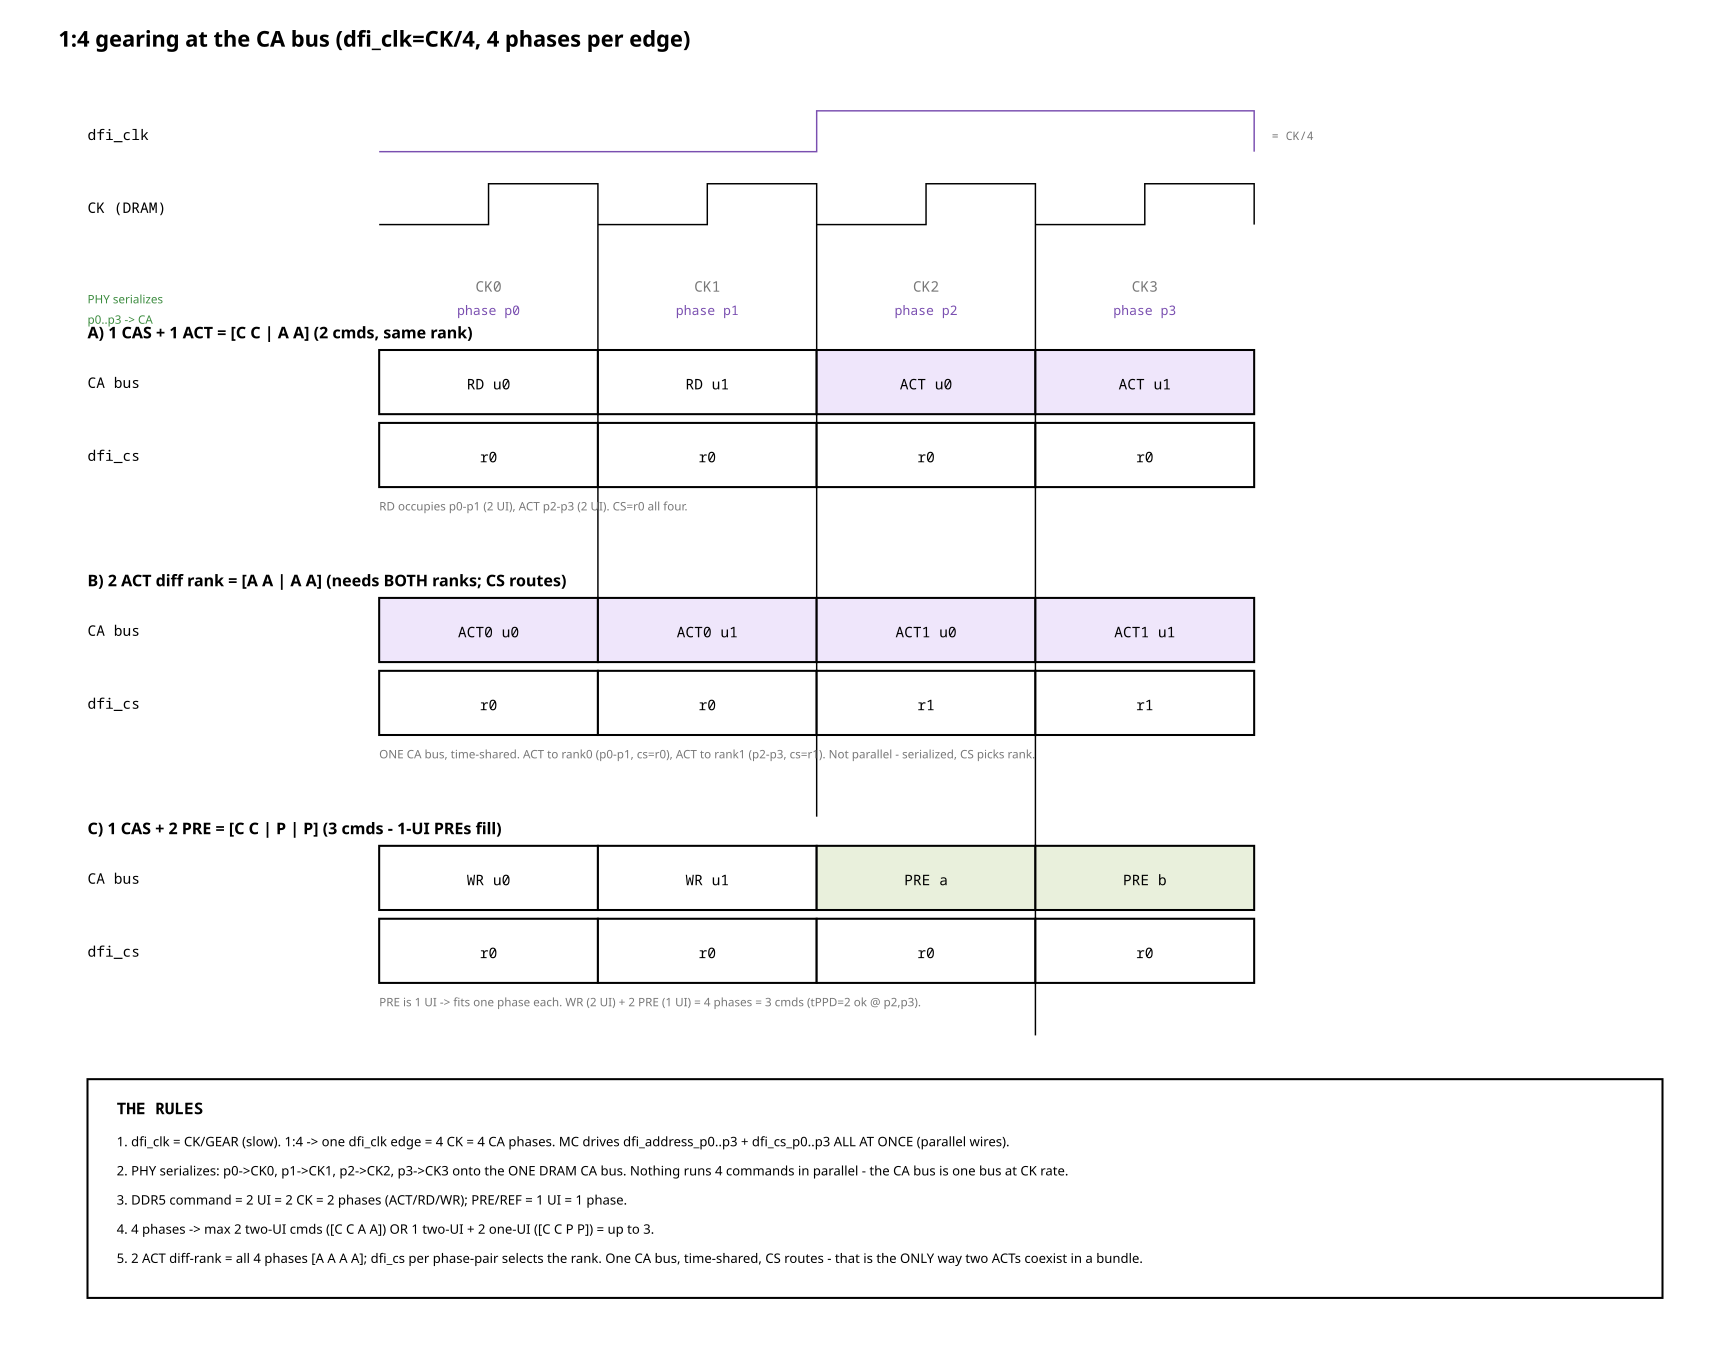

Here is the Python script that generated this plot:
from rtlfig import (Fig, MUTED, FILL_NEW, FILL_LOGIC, FILL_CELL, FILL_ACTIVE,
                    FAINT, INK, PAPER, W_CELL)

# fig_69 — 1:4 gearing at the CA bus. dfi_clk=CK/4; 1 edge = 4 CK; MC drives 4 phase
# buses at once; PHY serializes p0..p3 onto ONE CA bus at CK. 2-UI cmd = 2 phases.

CMD = "#7a4fb0"; DATA = "#2a8f86"; GREEN = "#3d8c40"
BW = 150
X0 = 260
f = Fig(1180, 940)

FILLS = {"C": FILL_ACTIVE, "A": FILL_NEW, "P": FILL_CELL, "-": PAPER}


def clocks(y):
    # dfi_clk : one period over 4 beats
    f.text(60, y + 6, "dfi_clk", size=10, mono=True)
    f.path(f"M{X0} {y+14} H{X0+2*BW} V{y-14} H{X0+4*BW} V{y+14}", stroke=CMD)
    f.text(X0+4*BW+12, y+6, "= CK/4", size=8, mono=True, fill=MUTED)
    # CK : 4 periods
    yy = y+50
    f.text(60, yy+6, "CK (DRAM)", size=10, mono=True)
    d = "M"
    x = X0
    for i in range(4):
        d += f"{x} {yy+14} H{x+BW/2} V{yy-14} H{x+BW} V{yy+14} "
        x += BW
    f.path(d, stroke=INK)


def slot_row(y, label, cells, fill=True, sub=None):
    f.text(60, y + 26, label, size=10, mono=True)
    for i, c in enumerate(cells):
        x = X0 + i * BW
        fc = FILLS.get(c[0], PAPER) if fill else PAPER
        f.rect(x, y, BW, 44, fill=fc, width=W_CELL)
        f.text(x + BW/2, y + 27, c, size=10, mono=True, anchor="middle")


f.text(40, 32, "1:4 gearing at the CA bus  (dfi_clk=CK/4, 4 phases per edge)", size=15,
       mono=False, bold=True)

# clocks
clocks(90)

# phase / CK column headers
hy = 200
for i in range(4):
    x = X0 + i * BW
    f.text(x + BW/2, hy, f"CK{i}", size=10, mono=True, anchor="middle", fill=MUTED)
    f.text(x + BW/2, hy+16, f"phase p{i}", size=9, mono=True, anchor="middle", fill=CMD)

f.text(60, hy+8, "PHY serializes", size=8, mono=False, fill=GREEN)
f.text(60, hy+22, "p0..p3 -> CA", size=8, mono=False, fill=GREEN)

# ---- Example A: CAS + ACT (same rank) ----
ay = 240
f.text(60, ay-8, "A)  1 CAS + 1 ACT  =  [C C | A A]  (2 cmds, same rank)", size=11,
       mono=False, bold=True)
slot_row(ay, "CA bus", ["RD u0", "RD u1", "ACT u0", "ACT u1"])
slot_row(ay+50, "dfi_cs", ["r0", "r0", "r0", "r0"], fill=False)
f.text(X0, ay+110, "RD occupies p0-p1 (2 UI), ACT p2-p3 (2 UI). CS=r0 all four.",
       size=8, mono=False, fill=MUTED)

# ---- Example B: 2 ACT diff rank ----
by = 410
f.text(60, by-8, "B)  2 ACT diff rank  =  [A A | A A]  (needs BOTH ranks; CS routes)",
       size=11, mono=False, bold=True)
slot_row(by, "CA bus", ["ACT0 u0", "ACT0 u1", "ACT1 u0", "ACT1 u1"])
slot_row(by+50, "dfi_cs", ["r0", "r0", "r1", "r1"], fill=False)
f.text(X0, by+110, "ONE CA bus, time-shared. ACT to rank0 (p0-p1, cs=r0), ACT to rank1 "
       "(p2-p3, cs=r1). Not parallel - serialized, CS picks rank.", size=8, mono=False, fill=MUTED)

# ---- Example C: CAS + 2 PRE ----
cy = 580
f.text(60, cy-8, "C)  1 CAS + 2 PRE  =  [C C | P | P]  (3 cmds - 1-UI PREs fill)",
       size=11, mono=False, bold=True)
slot_row(cy, "CA bus", ["WR u0", "WR u1", "PRE a", "PRE b"])
slot_row(cy+50, "dfi_cs", ["r0", "r0", "r0", "r0"], fill=False)
f.text(X0, cy+110, "PRE is 1 UI -> fits one phase each. WR (2 UI) + 2 PRE (1 UI) = 4 phases "
       "= 3 cmds (tPPD=2 ok @ p2,p3).", size=8, mono=False, fill=MUTED)

# ---- rules box ----
f.rect(60, 740, 1080, 150, fill=PAPER, width=1.4, stroke=INK)
f.text(80, 764, "THE RULES", size=11, bold=True)
rr = ["dfi_clk = CK/GEAR (slow). 1:4 -> one dfi_clk edge = 4 CK = 4 CA phases. MC drives "
      "dfi_address_p0..p3 + dfi_cs_p0..p3 ALL AT ONCE (parallel wires).",
      "PHY serializes: p0->CK0, p1->CK1, p2->CK2, p3->CK3 onto the ONE DRAM CA bus. Nothing runs "
      "4 commands in parallel - the CA bus is one bus at CK rate.",
      "DDR5 command = 2 UI = 2 CK = 2 phases (ACT/RD/WR); PRE/REF = 1 UI = 1 phase.",
      "4 phases -> max 2 two-UI cmds ([C C A A]) OR 1 two-UI + 2 one-UI ([C C P P]) = up to 3.",
      "2 ACT diff-rank = all 4 phases [A A A A]; dfi_cs per phase-pair selects the rank. One CA "
      "bus, time-shared, CS routes - that is the ONLY way two ACTs coexist in a bundle."]
for i, s in enumerate(rr):
    f.text(80, 786 + i*20, f"{i+1}. {s}", size=9, mono=False)

f.save("fig_69_gear_timing.svg")
print("wrote fig_69_gear_timing.svg")
